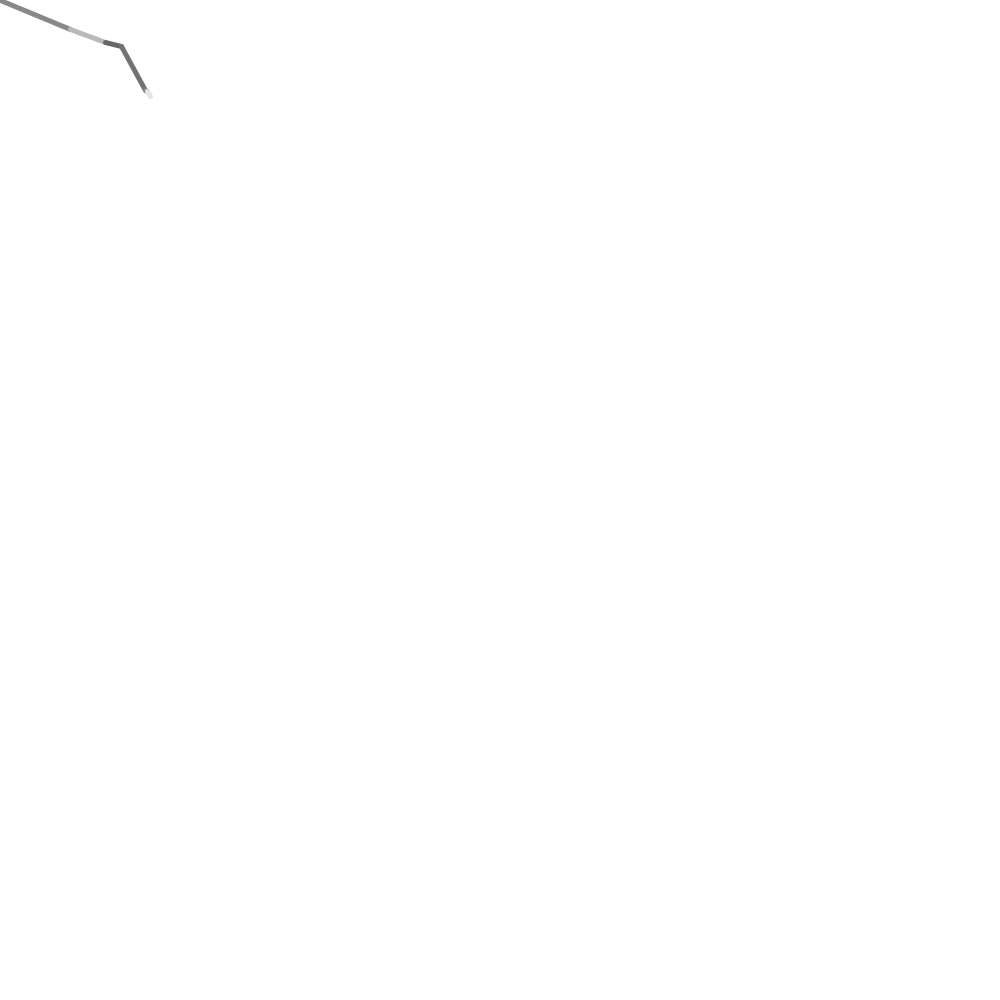
Frame 1 (no input)
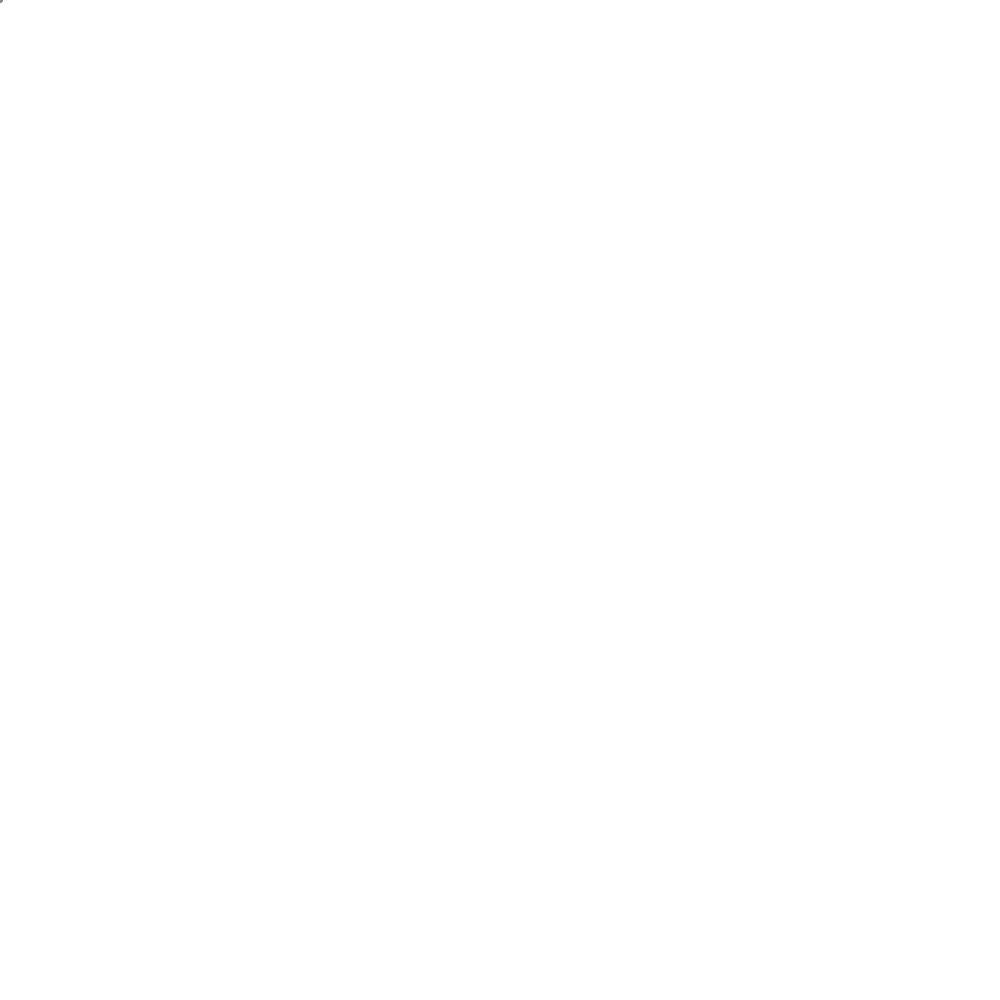
Frame 60 (the mouse pressed at the canvas centre just before this capture)
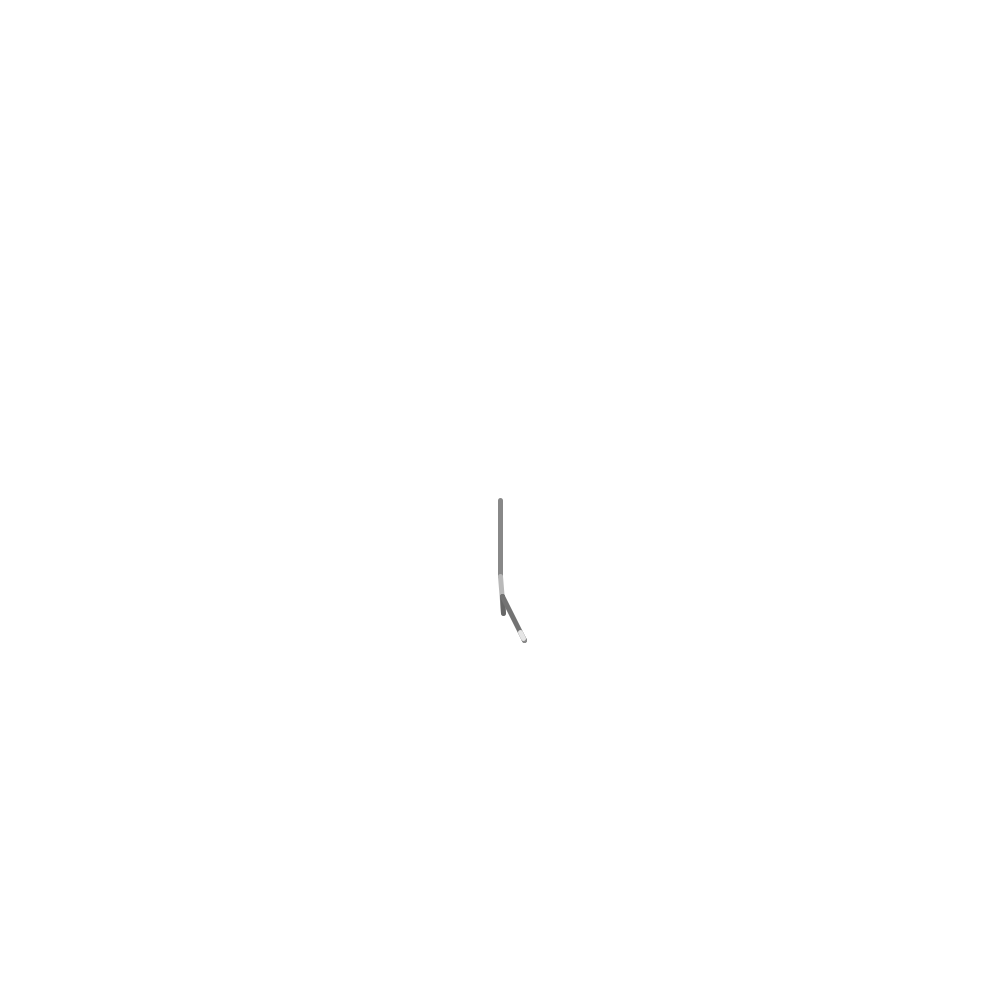
Frame 120 (the mouse held since frame 60 and released just before this capture)

The Processing sketch that drew these frames (run headless with seeded random() and noise(); from frame 60 on, the mouse is pressed at the canvas centre):

// Processing sketch: Pendulum
// ── Pendulum.pde
PVector gravity = new PVector(0, 9.81); //<>//
float drag_coefficient = 0.5f;
float air_density = 0.5f; // Drag coefficient
float friction_coefficient = 0.1f;

class PhysicalObject {
  PVector location = new PVector();
  PVector velocity = new PVector();
  PVector acceleration = new PVector();
  float mass = 0.0f;

  PhysicalObject(float x, float y, float mass) {
    this.location.x = x;
    this.location.y = y;
    this.mass = mass;
  }

  void applyForce(PVector force) {
    PVector f = PVector.div(force, mass);
    acceleration.add(f);
  }

  public PVector getLocation() {
    return this.location;
  }
}

class Ball extends PhysicalObject {

  Ball(float x, float y, float mass) {
    super(x, y, mass);
    this.velocity.x = 4;
  }

  void update() {
    applyAirFriction();
    applyFriction();
    velocity.add(acceleration);
    location.add(velocity);
    acceleration.mult(0);
    checkEdges();
  }

  void display() {
    fill(255);
    ellipse(location.x, location.y, mass, mass);
  }

  void applyFriction() {
    PVector friction = PVector.mult(velocity, -1);
    friction.normalize();
    friction.mult(friction_coefficient);
    applyForce(friction);
  }

  void applyAirFriction() {
    PVector drag = PVector.mult(acceleration, 0.5);
    drag.mult(drag_coefficient);
    drag.mult(drag_coefficient);
    drag.mult(air_density);
    drag.mult(velocity.mag() * velocity.mag());
    applyForce(drag);
  }

  void checkEdges() {
    if (location.x > width) {
      location.x = width;
      velocity.x *= -1;
    } else if (location.x < 0) {
      velocity.x *= -1;
      location.x = 0;
    }

    if (location.y > height) {
      velocity.y *= -1;
      location.y = height;
    }
  }
}

class Point extends PhysicalObject {
  Point(float x, float y, float mass) {
    super(x, y, mass);
  }
}

class Rod extends Point {
  Point joint;
  float len;
  int c;

  Rod(Point joint, float x, float y, float mass, float len, int c) {
    super(x, y, mass);
    this.joint = joint;
    this.len = len;
    this.c = c;
  }

  float getFi() {
    PVector vect = PVector.sub(location, joint.getLocation());
    return PVector.angleBetween(gravity, vect);
  }

  void applyTorque() {
    float fi = getFi();
    float forceMag = - mass * gravity.mag() * sin(fi);
    
    PVector force = PVector.sub(location, joint.getLocation());
    PVector perpendicular = new PVector(force.y, -force.x);
    perpendicular.normalize();
    perpendicular.mult(forceMag);
    applyForce(perpendicular);
  }

  void fixLength() {
    PVector vect = PVector.sub(location, joint.getLocation());
    vect.normalize();
    vect.mult(len);
    location = PVector.add(joint.getLocation(), vect);
  }

  void update() {
    applyTorque();
    velocity.add(acceleration);
    location.add(velocity);
    acceleration.mult(0);
    fixLength();
  }

  void display() {
    stroke(c);
    strokeWeight(5);
    line(joint.getLocation().x, joint.getLocation().y, this.getLocation().x, this.getLocation().y);
  }
}

void setup() {
  size(1000, 1000);
  Rod firstRod = new Rod(
    start, 
    random(0, width), 
    random(0, height), 
    10,//random(1, 20), 
    random(1, 80), 
    int(random(100, 255)));
  list.add(firstRod);
  spawnRod(5);
}

//Ball ball = new Ball(400, 300, 15);
Point start = new Point(400, 200, 0);

ArrayList<Rod> list = new ArrayList();

void spawnRod() {
  Rod rod = new Rod(
    list.get(list.size()-1), 
    random(0, width), 
    random(0, height), 
    10,//random(1, 20), 
    random(1, 80), 
    int(random(100, 255)));

  list.add(rod);
}

void spawnRod(int a){
   while(a-- > 0){
      spawnRod(); 
   }
}

void draw() {
  background(255);
  start.getLocation().x = mouseX;
  start.getLocation().y = mouseY;

  for (Rod r : list) {
    r.update();
    r.applyForce(gravity);
    r.display();
  }

  //ball.applyForce(gravity);
  //ball.update();
  //ball.display();
}
